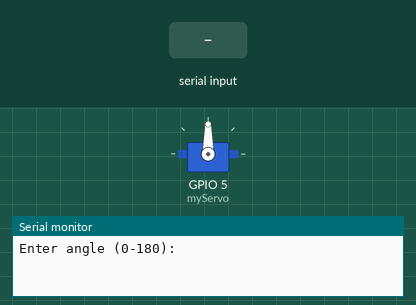
Recording of a sketch running on a simulated ESP32. On the bench: servo, the last lines printed to the serial monitor. The test bench sets the inputs (shaded band).

Above: at 1.2 s.
1.3 s: "30,150\n" received over Serial
At 2.1 s:
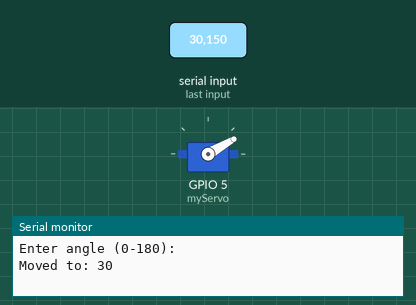
2.8 s: "5\n" received over Serial
At 3.3 s:
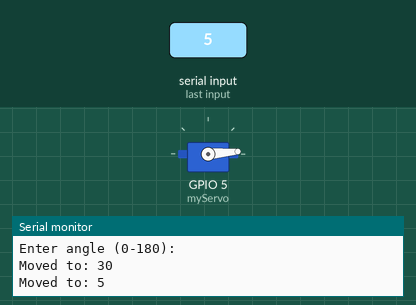
4.3 s: "200\n" received over Serial
At 5.5 s:
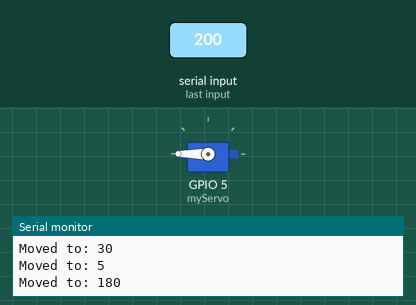
5.8 s: "90,45\n" received over Serial
At 6.8 s:
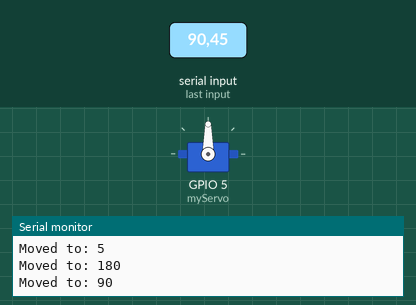
Timing chart, 0 to 8.3 s (numbered marks = the images above; inputs shaded):
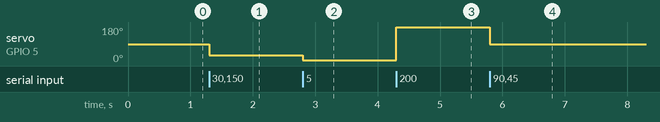

Measured:
- after the input at 1.3 s, servo on GPIO 5 (myServo): 90° → 30° at once
- after the input at 2.8 s, servo on GPIO 5 (myServo): 30° → 5° at once
- after the input at 4.3 s, servo on GPIO 5 (myServo): 5° → 180° at once
- after the input at 5.8 s, servo on GPIO 5 (myServo): 180° → 90° at once

The sketch:

first_stepss.ino
```cpp
#include <Arduino.h>
#include <ESP32Servo.h>

Servo myServo;

void setup() {
  Serial.begin(115200);
  myServo.attach(5);
  Serial.println("Enter angle (0-180):");
}

void loop() {
  if (Serial.available() > 0) {
    String input = Serial.readStringUntil('\n');
    int angle = input.toInt();
    angle = constrain(angle, 0, 180);
    myServo.write(angle);

    Serial.print("Moved to: ");
    Serial.println(angle);
  }
}
```
